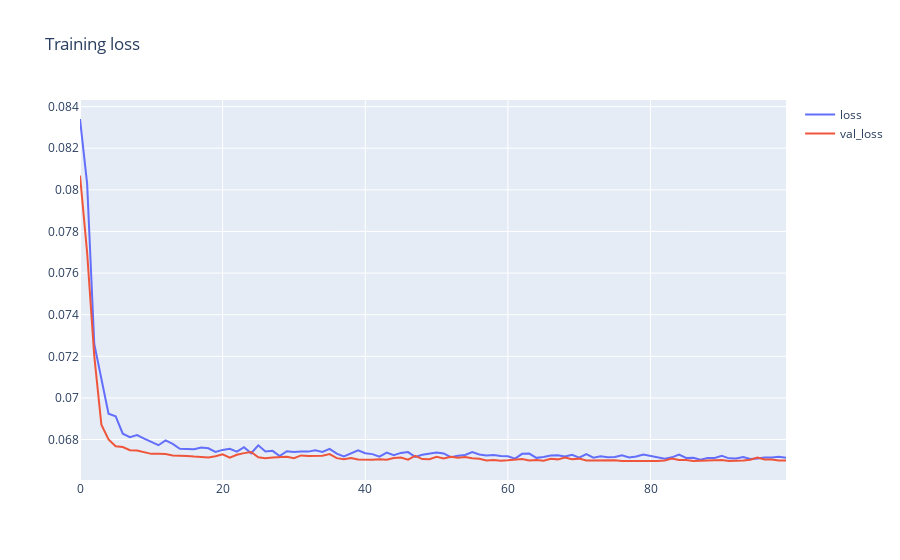

The cell this chart's notebook holds for it:
### Code cell
hist = pd.DataFrame(history.history)
hist['epoch'] = history.epoch

plot_data = [
    go.Scatter(
        x=hist['epoch'],
        y=hist['loss'],
        name='loss'
    ),
    go.Scatter(
        x=hist['epoch'],
        y=hist['val_loss'],
        name='val_loss'
    )
]

plot_layout = go.Layout(
        title='Training loss'
    )
fig = go.Figure(data=plot_data, layout=plot_layout)
pyoff.iplot(fig)
